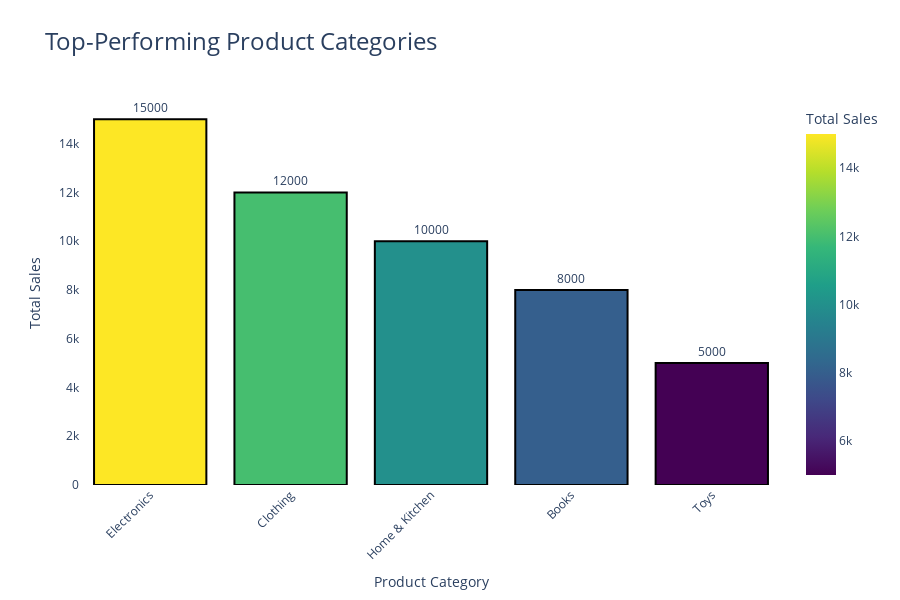

Notebook source saved alongside this figure:
### Code cell
# Import Plotly Express
import plotly.express as px
import pandas as pd

# Define the 'category_sales' DataFrame (example data)
data = {
    'category': ['Electronics', 'Clothing', 'Books', 'Home & Kitchen', 'Toys'],
    'total_sales': [15000, 12000, 8000, 10000, 5000]
}
category_sales = pd.DataFrame(data)

# Sort the 'category_sales' DataFrame by 'total_sales'
category_sales = category_sales.sort_values(by='total_sales', ascending=False)

# Create a bar plot for top-performing product categories with a beautiful color palette
fig = px.bar(
    category_sales, 
    x='category', 
    y='total_sales',
    title='Top-Performing Product Categories',
    labels={'category': 'Product Category', 'total_sales': 'Total Sales'},
    color='total_sales', 
    color_continuous_scale=px.colors.sequential.Viridis  # Upgraded color palette
)

fig.update_layout(
    title_font_size=24,
    xaxis_title="Product Category",
    yaxis_title="Total Sales",
    xaxis_tickangle=-45,  # Tilt x-axis labels for better readability
    plot_bgcolor='white',  # Clean background
    height=600  # Increase plot height
)

fig.update_traces(
    text=category_sales['total_sales'],
    textposition='outside',
    marker=dict(line=dict(width=2, color='black'))
)

# Show the plot
fig.show()

### Figure 1 — Plotly figure (JSON) as saved in the notebook; plotly's stock layout.template omitted (floating-point values rounded to 4 significant figures)
{"data": [{"alignmentgroup": "True", "hovertemplate": "Product Category=%{x}<br>Total Sales=%{marker.color}<extra></extra>", "legendgroup": "", "marker": {"color": [15000, 12000, 10000, 8000, 5000], "coloraxis": "coloraxis", "line": {"color": "black", "width": 2}, "pattern": {"shape": ""}}, "name": "", "offsetgroup": "", "orientation": "v", "showlegend": false, "text": [15000, 12000, 10000, 8000, 5000], "textposition": "outside", "type": "bar", "x": ["Electronics", "Clothing", "Home & Kitchen", "Books", "Toys"], "xaxis": "x", "y": [15000, 12000, 10000, 8000, 5000], "yaxis": "y"}], "layout": {"barmode": "relative", "coloraxis": {"colorbar": {"title": {"text": "Total Sales"}}, "colorscale": [[0, "#440154"], [0.1111, "#482878"], [0.2222, "#3e4989"], [0.3333, "#31688e"], [0.4444, "#26828e"], [0.5556, "#1f9e89"], [0.6667, "#35b779"], [0.7778, "#6ece58"], [0.8889, "#b5de2b"], [1, "#fde725"]]}, "height": 600, "legend": {"tracegroupgap": 0}, "plot_bgcolor": "white", "title": {"font": {"size": 24}, "text": "Top-Performing Product Categories"}, "xaxis": {"anchor": "y", "domain": [0, 1], "tickangle": -45, "title": {"text": "Product Category"}}, "yaxis": {"anchor": "x", "domain": [0, 1], "title": {"text": "Total Sales"}}}}
